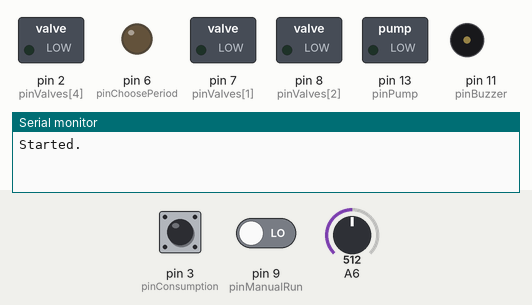
Bench run of a sketch on a simulated Arduino Uno, built with avr-gcc and run on an emulated ATmega328P. Parts: switched loads named in the sketch (green lamp = pin HIGH), output pins drawn as LEDs (lit = HIGH), buzzer (waves = sounding), the last lines printed to the serial monitor. Inputs (shaded band) come from the test bench; at power-on: pin 9 (pinManualRun) LOW, pin 3 (pinConsumption) LOW, A6 = 512. Pins used as bus, display or sensor lines are not drawn.

Above: at 1.9 s.
2.0 s: pin 9 (pinManualRun) driven HIGH
At 3.0 s:
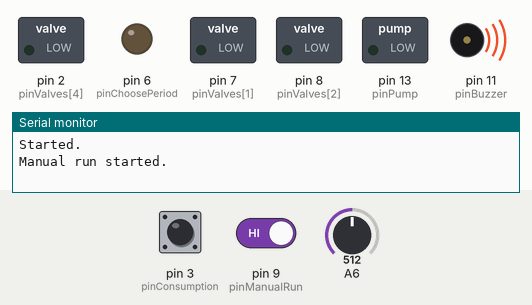
At 4.9 s:
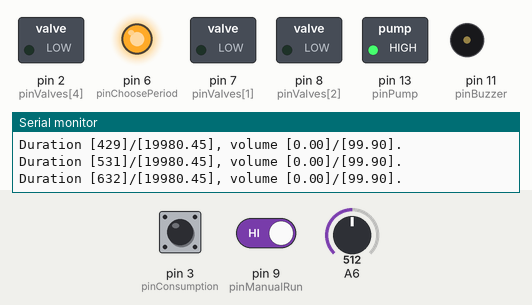
5.0 s: pin 3 (pinConsumption) driven HIGH
At 7.0 s:
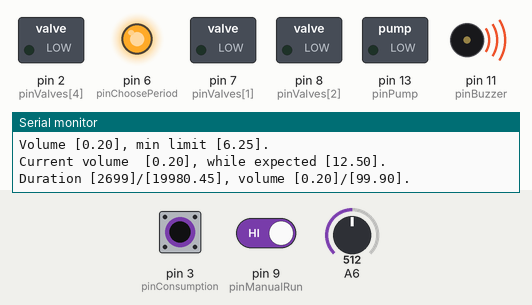
7.9 s: pin 3 (pinConsumption) pulsed LOW 5 times (0.12 s each, 0.3 s apart)
12.4 s: pin 3 (pinConsumption) pulsed LOW 2 times (0.12 s each, 0.3 s apart)
Timing chart, 0 to 26.8 s (numbered marks = the images above; inputs shaded):
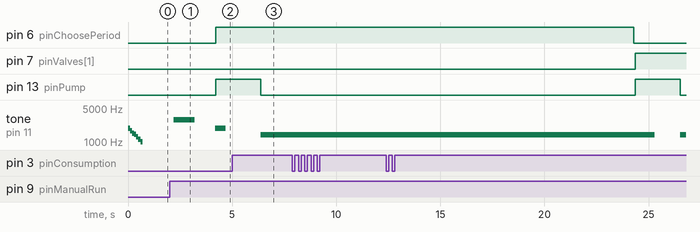

Measured:
- after the input at 2.0 s, pin 6 (pinChoosePeriod), pin 13 (pinPump): LOW → HIGH after 2.2 s; tone on pin 11 (pinBuzzer): silent → 2900 Hz after 0.20 s, → silent 1.0 s later, → 1900 Hz 1.0 s later, → silent 0.50 s later

The sketch:

spruzzatina.ino
```cpp
const int feederAmount=5;
const int pinValves[feederAmount] = {6, 7, 8, 4, 2}; //digital out
const int pinOrders[feederAmount]= {1, 2, 3, 4, 5}; //analog in


const int pinChoosePeriod = 6;  //analog in
const int pinManualRun = 9;  //analog in
const int pinConsumptionPower = 12;  //digital OUT
const uint8_t pinConsumption = 3;  //digital in //Interrupt
const int pinPump = 13;   //digital out
const int pinBuzzer = 11;   //digital out


float volumes[5];
float deadVolumeOrder=0.001; //
const int SerialBaud = 19200; //UART port speed

unsigned long lastStepTime;
unsigned long lastFinishTime=0;
unsigned long int currentDuration;
int internalDelay=100; //ms

unsigned long hour=3600UL*1000UL; //ms
unsigned long day=hour*24UL; //ms
unsigned long maxPeriod=day*3UL; //ms


int flowAbsentDelay=2*1000;
volatile uint16_t flowCount  = 0;  // Определяем переменную для подсчёта количества импульсов поступивших от датчика

float currentVolume;
float maximumVolume=200; //mL
float pumpTableFlow=0.03/6; //mL/ms
unsigned long lastFlowCallTime=0;
unsigned long flowStartTime=0;
float Kcorr=9;
bool isAlarmState=false;
//int maximumDuration=30000; //ms till the stop

void initPins() {
	Serial.begin(SerialBaud);
	pinMode(pinPump, OUTPUT);
	pinMode(pinBuzzer, OUTPUT);

	pinMode(pinChoosePeriod, INPUT);
	digitalWrite(pinChoosePeriod, LOW);

	pinMode(pinManualRun, INPUT);
	digitalWrite(pinManualRun, LOW);

	pinMode(pinConsumptionPower, OUTPUT);
	//digitalWrite(pinConsumptionPower, LOW);

	pinMode(pinConsumption, INPUT);

	for (int index = 0; index <= feederAmount-1; index++) {
		pinMode(pinValves[index], OUTPUT);
		pinMode(pinOrders[index], INPUT);
		//digitalWrite(pinOrders[index], LOW);
	}
return;
}


void setup() {
	initPins();
	StartTheSensor();
	GetStartSound();
	volumes[0]=0;
	volumes[1]=0;
	volumes[2]=0;
	volumes[3]=0;
	volumes[4]=0;

	uint8_t interruptNumber = digitalPinToInterrupt(pinConsumption);              // Определяем № прерывания который использует вывод pinConsumption
    attachInterrupt(interruptNumber, IncrementFlow, RISING);           // Назначаем функцию funCountInt как обработчик прерываний interruptNumber при каждом выполнении условия RISING - переход от 0 к 1
    if(interruptNumber<0){Serial.print("Wrong Sensor number.");}

	// digitalWrite(pinOrderPower, HIGH);
	lastFinishTime=0;
	Serial.println("Started.");
}

void loop() {
	float workPeriod = getWorkPeriod();

	if (workPeriod < 715827136){
		if (millis()-lastFinishTime > workPeriod){
			runFullCycle();
			Serial.println((String) "Flow counter= [" + flowCount + "].");
			lastFinishTime=millis();
		} else {
			checkManualRun();
			delay(500);
		}
		if (millis()<lastFinishTime) {
			lastFinishTime=millis();
		}
	} else {
		Serial.println((String) "Wrong division!");
		tone(pinBuzzer, 2900, 500);
	}

	if (isAlarmState) tone(pinBuzzer, 2900, 20);
}

void IncrementFlow(){flowCount++;}

void runFullCycle(){
//	timer0_millis=0;
	tone(pinBuzzer, 1900, 500);
	Serial.println((String) "Started with time "+millis());
	for (int index = 0; index <= feederAmount-1; index++) {
		FeedTheLine(index);
	}
	Serial.println("");
return;
}

void checkManualRun(){
	if (digitalRead(pinManualRun)){
		Serial.println("Manual run started.");
		tone(pinBuzzer, 2900, 1000);
		delay(2000);
		runFullCycle();
	}
return;
}

float getOrder(int index){
	float rawVolume=analogRead(pinOrders[index])*5.0/1023.0; //0-5v
	float orderVoltage=5-rawVolume; //
// 	Serial.println((String) index +". Order voltage [" + rawVolume + "]");
	float resultVolume = orderVoltage / 5.0  *maximumVolume;
	volumes[index]=resultVolume;
	Serial.println((String) index +". Order volume [" + resultVolume + "]");
return volumes[index];
}

float getWorkPeriod() {
	float rawVolume=analogRead(pinChoosePeriod) * 5.0 / 1023.0; //0-5v
	float periodVoltage=5-rawVolume;
// 	Serial.println((String) "WorkPeriod [" + rawVolume + "]");
	float result = periodVoltage / 5.0 * maxPeriod;
	if (result / day < 0.5)
	    result = 0.5 * day;
// 	Serial.println((String) "Period in days [" + result/day + "]");
	return result;
}

float GetFlow() {
	float  varResult = 0;
	if (lastFlowCallTime>millis()) lastFlowCallTime=millis(); 		// переполнение переменной

	if (millis() < lastFlowCallTime+internalDelay*10) {    		// если с момента последнего запроса прошло меньше 10 шагов..
        varResult=flowCount/7.5*(millis()-lastFlowCallTime)/1000;   // Рассчитываем скорость потока воды: Q = F/7,5 л/мин
        flowCount=0; lastFlowCallTime=millis();
    }
	//if (varResult!=0) Serial.println((String) "Flow speed = "+varResult+" L/min");

	float flow=varResult/60*Kcorr; //mL/ms
return flow; //mL/ms
}

// Pulse based calculation

//float GetFlow() {
//	uint32_t varPulse;
//	float flow;
//	varPulse=pulseIn(pinConsumption, HIGH, 200000);
//
//	if(varPulse){flow=1000000/(15*varPulse);}
//    else        {flow=0;}  //L/min
//	flow=flow*1000/60*1000; //mL/ms
//	//Serial.println((String) "Current flow [" + flow + "] mL/ms].Pulse duration-"+varPulse);
//return flow; //mL/ms
//}


void FeedTheLine(int index){
	unsigned long counter=0;
	float requestedVolume=getOrder(index); //mL
	float requestedDuration=requestedVolume/pumpTableFlow; //ms

	if (requestedVolume > deadVolumeOrder*maximumVolume){
		Serial.println((String) "Feeder [" + index + "] has order ["+requestedVolume+"].");

		OpenTheValve(index);
		StartThePump();

		flowCount=0;
		currentVolume=0;
		lastStepTime=millis();
		flowStartTime=millis();
		currentDuration=millis()-flowStartTime; //ms
		lastFlowCallTime=millis();

		while (currentVolume < requestedVolume &&
			currentDuration < requestedDuration){

			Serial.println((String) "Duration [" + currentDuration + "]/["+requestedDuration+"], volume [" + currentVolume + "]/["+requestedVolume+"].");
			counter+=1;
			delay(internalDelay); //ms
			currentDuration=millis()-flowStartTime; //ms
			currentVolume=currentVolume+GetVolumeDelta(lastStepTime);
			CheckTheFlow(counter, requestedDuration, currentVolume, requestedVolume);
			lastStepTime=millis();
		}

		StopThePump();
		CloseTheValve(index);
		Serial.println((String) "Pump [" + index + "] stopped with volume [" + currentVolume + "/" + requestedVolume +
		"] and duration ["+currentDuration+ + "/" + requestedDuration +"].");
	}
return;
}


void CheckTheFlow(int count, float feedTime, float volume, float feedVolume){
	float stepsMaxWithNoFlow=flowAbsentDelay/internalDelay;
	if (count > stepsMaxWithNoFlow) {
		float spentTime=count*internalDelay;
		float expectedVolume=feedVolume*spentTime/feedTime;
		count=0;
		Serial.println((String) "Volume [" + volume + "], min limit ["+0.5*expectedVolume+"].");

		if (volume < 0.5*expectedVolume){
			StopThePump();
			isAlarmState=true;
			Serial.println((String) "Current volume  [" + volume + "], while expected ["+expectedVolume+"].");
			tone(pinBuzzer, 1400, 1000);
		} else {
			isAlarmState=false;
		}
	}
return;
}

float GetVolumeDelta(unsigned long lastCallTime){
	float currentVolumeDelta=GetFlow()*(millis()-lastCallTime); // mL=(mL/ms) * ms
return currentVolumeDelta;
}

void StartTheSensor() {
	digitalWrite(pinConsumptionPower, HIGH);
}

void StopTheSensor() {
	digitalWrite(pinConsumptionPower, LOW);
}

void StartThePump() {
	digitalWrite(pinPump, HIGH);
}
void StopThePump() {
	digitalWrite(pinPump, LOW);
}
void OpenTheValve(int index) {
	pinMode(pinValves[index], OUTPUT);
	Serial.println((String) index+ "-valve opened. Pin-"+pinValves[index]);
	digitalWrite(pinValves[index], HIGH);
}

void CloseTheValve(int index) {
	digitalWrite(pinValves[index], LOW);
	pinMode(pinValves[index], INPUT);
}

void GetStartSound() {
  const int DelaySound = 100;
  tone(pinBuzzer, 1915);  delay(DelaySound);
  tone(pinBuzzer, 1700);  delay(DelaySound);
  tone(pinBuzzer, 1519);  delay(DelaySound);
  tone(pinBuzzer, 1432);  delay(DelaySound);
  tone(pinBuzzer, 1275);  delay(DelaySound);
  tone(pinBuzzer, 1136);  delay(DelaySound);
  tone(pinBuzzer, 1014);  delay(DelaySound);
  noTone(pinBuzzer);
}
```
